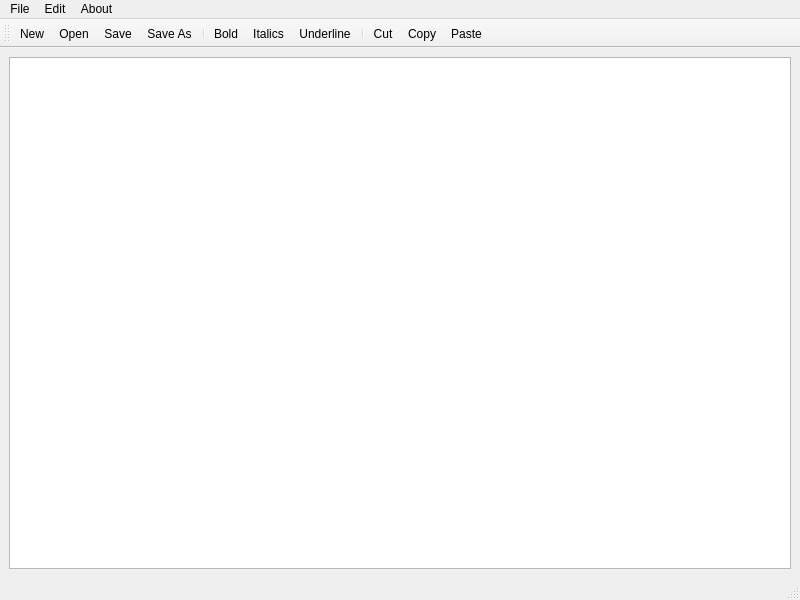
<?xml version="1.0" encoding="UTF-8"?>
<ui version="4.0">
 <class>FileEditorWindow</class>
 <widget class="QMainWindow" name="FileEditorWindow">
  <property name="geometry">
   <rect>
    <x>0</x>
    <y>0</y>
    <width>800</width>
    <height>600</height>
   </rect>
  </property>
  <property name="windowTitle">
   <string>FileEditorWindow</string>
  </property>
  <widget class="QWidget" name="centralwidget">
   <layout class="QHBoxLayout" name="horizontalLayout">
    <item>
     <widget class="QTextEdit" name="textEdit"/>
    </item>
   </layout>
  </widget>
  <widget class="QMenuBar" name="menubar">
   <property name="geometry">
    <rect>
     <x>0</x>
     <y>0</y>
     <width>800</width>
     <height>26</height>
    </rect>
   </property>
   <widget class="QMenu" name="menuFile">
    <property name="title">
     <string>File</string>
    </property>
    <addaction name="actionNew"/>
    <addaction name="actionOpen"/>
    <addaction name="actionSave"/>
    <addaction name="actionSave_As"/>
   </widget>
   <widget class="QMenu" name="menuEdit">
    <property name="title">
     <string>Edit</string>
    </property>
    <widget class="QMenu" name="menuText_Styles">
     <property name="title">
      <string>Text Styles</string>
     </property>
     <addaction name="actionBold"/>
     <addaction name="actionItalics"/>
     <addaction name="actionUnderline"/>
    </widget>
    <addaction name="menuText_Styles"/>
    <addaction name="actionCut"/>
    <addaction name="actionCopy"/>
    <addaction name="actionPaste"/>
   </widget>
   <widget class="QMenu" name="menuAbout">
    <property name="title">
     <string>About</string>
    </property>
   </widget>
   <addaction name="menuFile"/>
   <addaction name="menuEdit"/>
   <addaction name="menuAbout"/>
  </widget>
  <widget class="QStatusBar" name="statusbar"/>
  <widget class="QToolBar" name="toolBar">
   <property name="windowTitle">
    <string>toolBar</string>
   </property>
   <attribute name="toolBarArea">
    <enum>TopToolBarArea</enum>
   </attribute>
   <attribute name="toolBarBreak">
    <bool>false</bool>
   </attribute>
   <addaction name="actionNew"/>
   <addaction name="actionOpen"/>
   <addaction name="actionSave"/>
   <addaction name="actionSave_As"/>
   <addaction name="separator"/>
   <addaction name="actionBold"/>
   <addaction name="actionItalics"/>
   <addaction name="actionUnderline"/>
   <addaction name="separator"/>
   <addaction name="actionCut"/>
   <addaction name="actionCopy"/>
   <addaction name="actionPaste"/>
  </widget>
  <action name="actionNew">
   <property name="icon">
    <iconset resource="resources.qrc">
     <normaloff>:/assets/assets/new-document.png</normaloff>:/assets/assets/new-document.png</iconset>
   </property>
   <property name="text">
    <string>New</string>
   </property>
  </action>
  <action name="actionOpen">
   <property name="icon">
    <iconset resource="resources.qrc">
     <normaloff>:/assets/assets/folder.png</normaloff>:/assets/assets/folder.png</iconset>
   </property>
   <property name="text">
    <string>Open</string>
   </property>
  </action>
  <action name="actionSave">
   <property name="icon">
    <iconset resource="resources.qrc">
     <normaloff>:/assets/assets/icons8-save-48.png</normaloff>:/assets/assets/icons8-save-48.png</iconset>
   </property>
   <property name="text">
    <string>Save</string>
   </property>
  </action>
  <action name="actionSave_As">
   <property name="icon">
    <iconset resource="resources.qrc">
     <normaloff>:/assets/assets/icons8-save-as-48.png</normaloff>:/assets/assets/icons8-save-as-48.png</iconset>
   </property>
   <property name="text">
    <string>Save As...</string>
   </property>
  </action>
  <action name="actionBold">
   <property name="checkable">
    <bool>true</bool>
   </property>
   <property name="icon">
    <iconset resource="resources.qrc">
     <normaloff>:/assets/assets/bold.png</normaloff>:/assets/assets/bold.png</iconset>
   </property>
   <property name="text">
    <string>Bold</string>
   </property>
  </action>
  <action name="actionItalics">
   <property name="checkable">
    <bool>true</bool>
   </property>
   <property name="icon">
    <iconset resource="resources.qrc">
     <normaloff>:/assets/assets/italic-font.png</normaloff>:/assets/assets/italic-font.png</iconset>
   </property>
   <property name="text">
    <string>Italics</string>
   </property>
  </action>
  <action name="actionUnderline">
   <property name="checkable">
    <bool>true</bool>
   </property>
   <property name="icon">
    <iconset resource="resources.qrc">
     <normaloff>:/assets/assets/underline.png</normaloff>:/assets/assets/underline.png</iconset>
   </property>
   <property name="text">
    <string>Underline</string>
   </property>
  </action>
  <action name="actionCut">
   <property name="icon">
    <iconset resource="resources.qrc">
     <normaloff>:/assets/assets/cut_1150985.png</normaloff>:/assets/assets/cut_1150985.png</iconset>
   </property>
   <property name="text">
    <string>Cut</string>
   </property>
  </action>
  <action name="actionCopy">
   <property name="icon">
    <iconset resource="resources.qrc">
     <normaloff>:/assets/assets/copy_1834056.png</normaloff>:/assets/assets/copy_1834056.png</iconset>
   </property>
   <property name="text">
    <string>Copy</string>
   </property>
  </action>
  <action name="actionPaste">
   <property name="icon">
    <iconset resource="resources.qrc">
     <normaloff>:/assets/assets/paste.png</normaloff>:/assets/assets/paste.png</iconset>
   </property>
   <property name="text">
    <string>Paste</string>
   </property>
  </action>
 </widget>
 <resources>
  <include location="resources.qrc"/>
 </resources>
 <connections/>
</ui>
